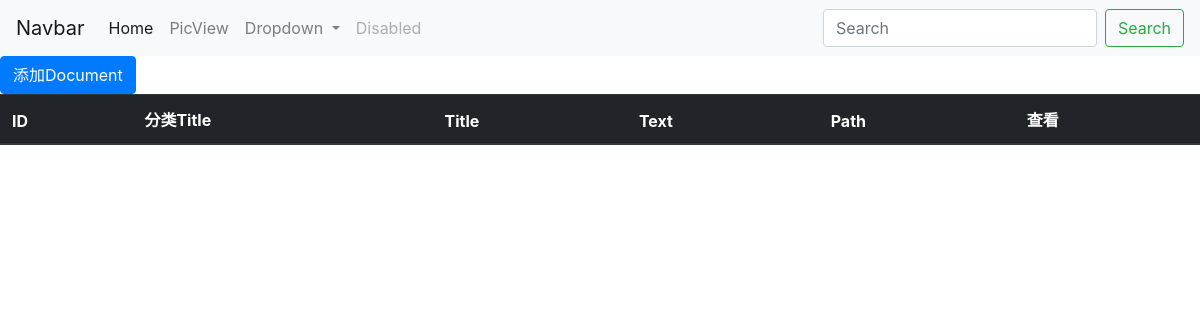
The page /picman/documentList/1 on the database as committed earlier.
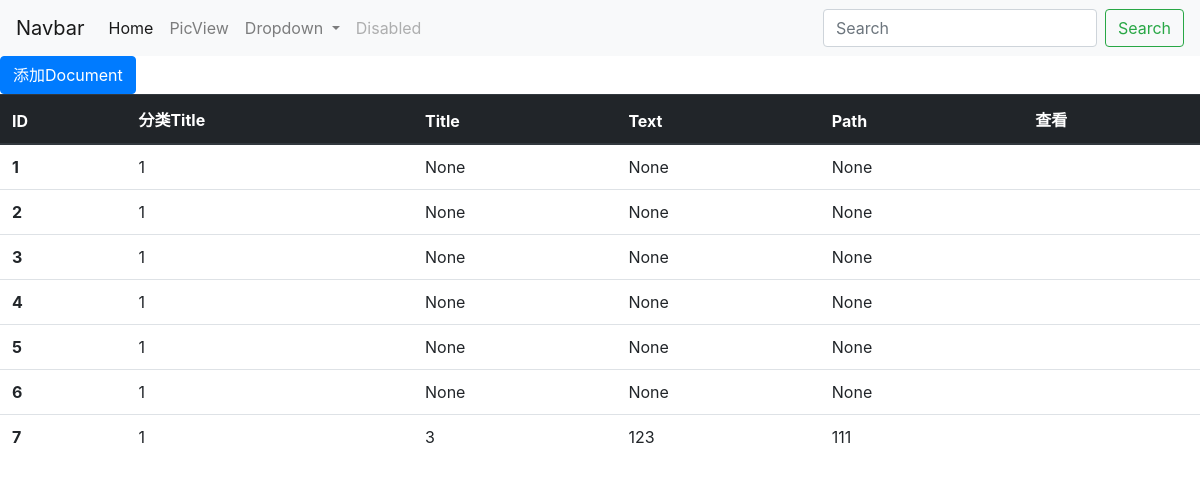
The same page on the database as committed later.
### models/document.py (models this page shows, shortened)
class picdocument(db.Model):
    __tablename__ = 'picdocument'
    pdocid = Column(Integer, primary_key=True)
    pcateid = Column(Integer)
    title = Column(String(80), unique=True)
    docpath = Column(String(120))
    tags = Column(String(120))
    def __init__(self):
        pass

### picMan/views.py (the view)
@picMan.route("/documentList/<cateid>",methods=["GET"])
def documentList(cateid=-1):
    doc = picdocument()
    print(cateid)
    return render_template("picMan/docList.html", \
         pid = cateid, docList = doc.query.filter(picdocument.pcateid == cateid) )

### application.py (called while the page is built)
@app.teardown_request
def shutdown_session(exception=None):
    pass

def connect_db():
    return sqlite3.connect(app.config['DATABASE'])

@app.before_request
def before_request():
    g.db = connect_db()

@app.teardown_request
def teardown_request(exception):
    g.db.close()

### templates/picMan/docList.html
{% extends "picMan/base.html"  %}
{%block body%}
<a class="btn btn-primary" href="../../picman/AddDocument/{{pid}}">添加Document</a>
<table class="table">
  <thead class="thead-dark">
    <tr>
      <th scope="col">ID</th>
      <th scope="col">分类Title</th>
      <th scope="col">Title</th>
      <th scope="col">Text</th>
      <th scope="col">Path</th>
      <th scope="col">查看</th>
    </tr>
  </thead>
  <tbody>
	{% for l in docList %}
    <tr>
      <th scope="row">{{loop.index}}</th>
      <td>{{l.pcateid}}</td>
      <td>{{l.title}}</td>
      <td>{{l.tags}}</td>
      <td>{{l.docpath}}</td>
      <td><a class="btn btn-default" href="picView"</td>
    </tr>
	{%endfor%}
  </tbody>
</table>
{%endblock%}

### templates/picMan/base.html (shortened to what this page needs)
<html>
<head>
<link rel="stylesheet" type="text/css" href="../../static/bootstrap-4.0.0-dist/css/bootstrap.css">
</head>
<body>
  <nav class="navbar navbar-expand-lg navbar-light bg-light">
  <a class="navbar-brand" href="#">Navbar</a>
  <div class="collapse navbar-collapse" id="navbarSupportedContent">
    <ul class="navbar-nav mr-auto">
      <li class="nav-item active">
        <a class="nav-link" href="/picman/">Home <span class="sr-only">(current)</span></a>
      </li>
      <li class="nav-item">
        <a class="nav-link" href="/picview">PicView</a>
      </li>
      <li class="nav-item dropdown">
        <a class="nav-link dropdown-toggle" href="#" id="navbarDropdown" role="button" data-toggle="dropdown" aria-haspopup="true" aria-expanded="false">
          Dropdown
        </a>
      </li>
      <li class="nav-item">
        <a class="nav-link disabled" href="#">Disabled</a>
      </li>
    </ul>
    <form class="form-inline my-2 my-lg-0">
      <input class="form-control mr-sm-2" type="search" placeholder="Search" aria-label="Search">
      <button class="btn btn-outline-success my-2 my-sm-0" type="submit">Search</button>
    </form>
  </div>
</nav>
{%block body%}{%endblock%}
</body>
</html>

Rows that differ between the two databases and show on the page:
added picdocument: pcateid "1", title "None", tags "None", docpath "None"
added picdocument: pcateid "1", title "None", tags "None", docpath "None"
added picdocument: pcateid "1", title "None", tags "None", docpath "None"
added picdocument: pcateid "1", title "None", tags "None", docpath "None"
added picdocument: pcateid "1", title "None", tags "None", docpath "None"
added picdocument: pcateid "1", title "None", tags "None", docpath "None"
added picdocument: pcateid "1", title "3", tags "123", docpath "111"
